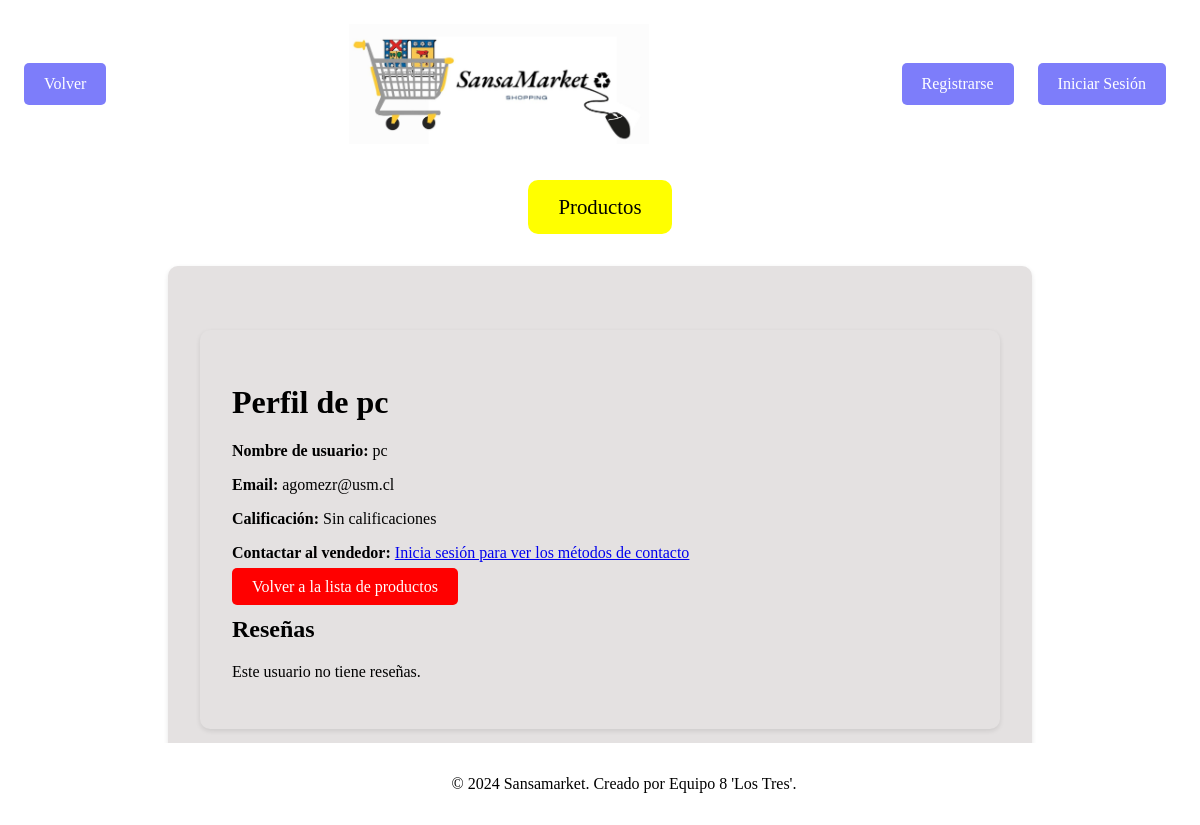
The page /usuarios/perfil/4/ on the database as committed earlier.
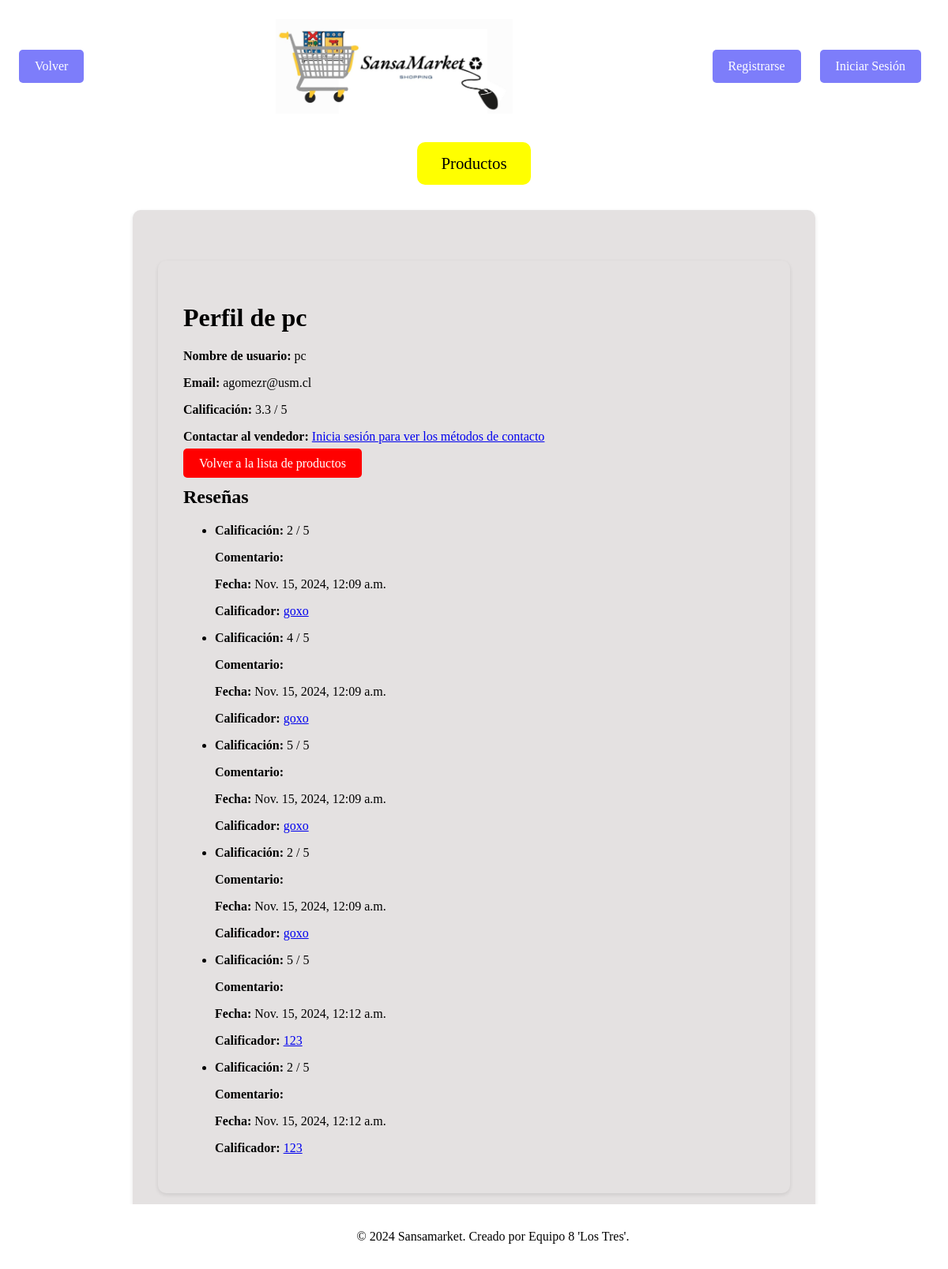
The same page on the database as committed later.
### Apps/resenas/models.py (models this page shows, shortened)
class Resena(models.Model):
    usuario = models.ForeignKey(User, on_delete=models.CASCADE, related_name='resenas_recibidas')
    calificador = models.ForeignKey(User, on_delete=models.CASCADE, related_name='resenas_realizadas')
    calificacion = models.IntegerField(choices=[(i, i) for i in range(1, 6)])
    comentario = models.TextField(null=True, blank=True)
    fecha = models.DateTimeField(auto_now_add=True)

### Apps/usuarios/views.py (the view)
# urls.py: path('perfil/<int:pk>/', views.perfil_usuario, name='perfil'),
def perfil_usuario(request, pk):
    usuario = get_object_or_404(User, pk=pk)
    resenas = Resena.objects.filter(usuario=usuario)
    user_has_reviewed = False
    if request.user.is_authenticated:
        user_has_reviewed = Resena.objects.filter(usuario=usuario, calificador=request.user).exists()
    return render(request, 'usuarios/perfil_usuario.html', {
        'usuario': usuario,
        'resenas': resenas,
        'user_has_reviewed': user_has_reviewed
    })

### Apps/resenas/templatetags/resenas_extras.py (called while the page is built)
@register.filter
def promedio_calificaciones(queryset):
    total = queryset.count()
    if total == 0:
        return 0
    suma = sum(item.calificacion for item in queryset)
    promedio = suma / total
    return round(promedio, 1)

### Apps/templates/usuarios/perfil_usuario.html (shortened to what this page needs)
{% extends 'base.html' %}
{% load resenas_extras %}
{% block content %}
    <div class="container mt-4">
        <h1 class="mb-4">Perfil de {{ usuario.username }}</h1>
        <div class="card">
            <div class="card-body">
                <p class="card-text"><strong>Nombre de usuario:</strong> {{ usuario.username }}</p>
                <p class="card-text"><strong>Email:</strong> {{ usuario.email }}</p>
                <p class="card-text"><strong>Calificación:</strong>
                    {% with usuario.resenas_recibidas.all as resenas %}
                        {% if resenas %}
                            {{ resenas|promedio_calificaciones }} / 5
                        {% else %}
                            Sin calificaciones
                        {% endif %}
                    {% endwith %}
                </p>
                {% if user.is_authenticated %}
                    <p class="card-text"><strong>Teléfono:</strong> {{ usuario.perfil.telefono }}</p>
                    <p class="card-text"><strong>Email de contacto:</strong> {{ usuario.perfil.email_contacto }}</p>
                {% else %}
                    <p class="card-text"><strong>Contactar al vendedor:</strong> <a href="{% url 'usuarios:login' %}">Inicia sesión para ver los métodos de contacto</a></p>
                {% endif %}
                <a href="{% url 'productos:lista_productos' %}" class="btn-rojo mt-3">Volver a la lista de productos</a>
            </div>
        </div>
        <div class="card mt-4">
            <div class="card-body">
                <h2 class="mb-4">Reseñas</h2>
                {% if resenas %}
                    <ul class="list-group">
                        {% for resena in resenas %}
                            <li class="list-group-item">
                                <p><strong>Calificación:</strong> {{ resena.calificacion }} / 5</p>
                                <p><strong>Comentario:</strong> {{ resena.comentario }}</p>
                                <p><strong>Fecha:</strong> {{ resena.fecha }}</p>
                                <p><strong>Calificador:</strong> <a href="{% url 'usuarios:perfil' resena.calificador.pk %}">{{ resena.calificador.username }}</a></p>
                            </li>
                        {% endfor %}
                    </ul>
                {% else %}
                    <p>Este usuario no tiene reseñas.</p>
                {% endif %}
            </div>
        </div>
    </div>
{% endblock %}

Rows that differ between the two databases and show on the page:
added Resena: calificacion.calificacion "3.3", calificacion "2", fecha "Nov. 15, 2024, 12:09 a.m.", calificador.username "goxo"
added Resena: calificacion "4", fecha "Nov. 15, 2024, 12:09 a.m.", calificador.username "goxo"
added Resena: calificacion "5", fecha "Nov. 15, 2024, 12:09 a.m.", calificador.username "goxo"
added Resena: calificacion "2", fecha "Nov. 15, 2024, 12:09 a.m.", calificador.username "goxo"
added Resena: calificacion "5", fecha "Nov. 15, 2024, 12:12 a.m.", calificador.username "123"
added Resena: calificacion "2", fecha "Nov. 15, 2024, 12:12 a.m.", calificador.username "123"
Other text that changed with them:
text no longer shown: "Sin calificaciones Este usuario no tiene reseñas."
text now shown: "/ 5"
